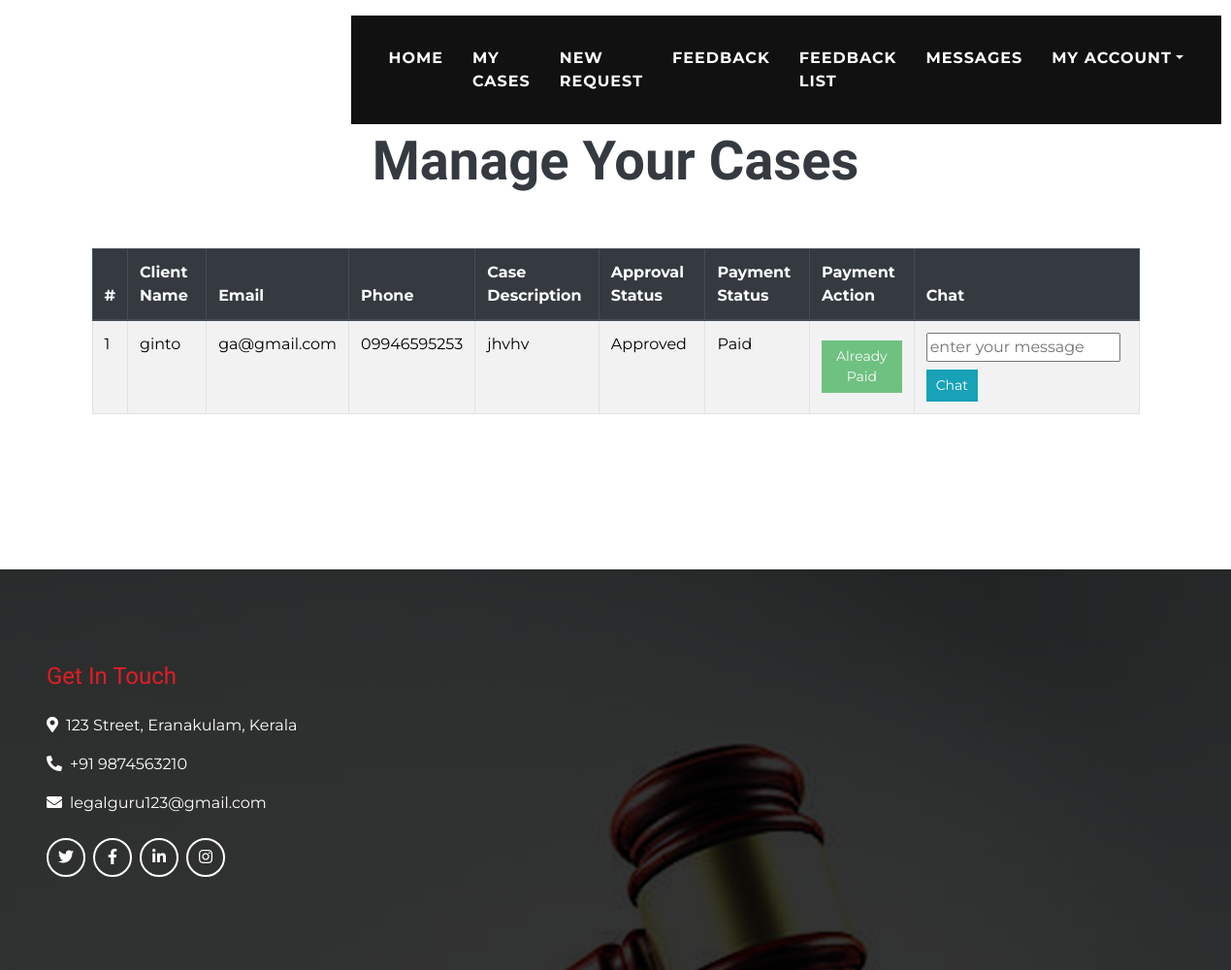
The app's page /client/clientcaselist with its own data.
### home/models.py (models this page shows, shortened)
class CaseRequest(models.Model):
    req_id = models.AutoField(primary_key=True)
    lawyer = models.ForeignKey(AdvocateRegistration,on_delete=models.CASCADE)
    name = models.CharField(max_length=50)
    email = models.EmailField(max_length=50)
    phone = models.CharField(max_length=11)
    case_des = models.TextField()
    approval = models.CharField(max_length=50, choices=[('Approved', 'Approved'), ('Pending', 'Pending'), ('Rejected', 'Rejected')], default='Pending')
    cust_approval = models.CharField(max_length=50, choices=[('Approved', 'Approved'), ('Pending', 'Pending'), ('Rejected', 'Rejected')], default='Pending')
    payment_approval = models.CharField(max_length=50, choices=[('Paid', 'Paid'), ('Unpaid', 'Unpaid')], default='Unpaid')

### client/views.py (the view)
# urls.py: path('clientcaselist',views.clientcaselist,name='clientcaselist'),
def clientcaselist(request):
    cases = CaseRequest.objects.all()
    return render(request, 'clientcaselist.html', {'cases': cases})

### templates/clientcaselist.html (shortened to what this page needs)
{% extends "clientbase.html" %}
{% load static %}
{% block content %}
<div class="container py-5">
    <div class="d-flex flex-column text-center mb-5">
        <h4 class="text-primary font-weight-bold">Case List</h4>
        <h4 class="display-4 font-weight-bold">Manage Your Cases</h4>
    </div>
    <table class="table table-striped table-bordered">
        <thead class="thead-dark">
        <tr>
            <th>#</th>
            <th>Client Name</th>
            <th>Email</th>
            <th>Phone</th>
            <th>Case Description</th>
            <th>Approval Status</th>
            <th>Payment Status</th>
            <th>Payment Action</th>
            <th>Chat</th>
        </tr>
        </thead>
        <tbody>
        {% for case in cases %}
        <tr>
            <td>{{ case.req_id }}</td>
            <td>{{ case.name }}</td>
            <td>{{ case.email }}</td>
            <td>{{ case.phone }}</td>
            <td>{{ case.case_des }}</td>
            <td>{{ case.approval }}</td>
            <td>{{ case.payment_approval }}</td>
            <td>
                {% if case.payment_approval == 'Unpaid' %}
                <form method="POST" action="{% url 'payment_page' case.req_id %}">
                    {% csrf_token %}
                    <button type="submit" class="btn btn-sm btn-primary mt-2">Mark as Paid</button>
                </form>
                {% else %}
                <button type="button" class="btn btn-sm btn-success mt-2" disabled>Already Paid</button>
                {% endif %}
            </td>
            <td>
                {% if case.approval == 'Approved' %}
                <form action="{% url 'send_message' case.req_id %}" method="post">
                     <input type="text" name="message" placeholder="enter your message">
                <button type="submit" class="btn btn-sm btn-info mt-2" >Chat</button>
                </form>
                {% else %}
                <button type="button" class="btn btn-sm btn-secondary mt-2" disabled>Pending Approval</button>
                {% endif %}
            </td>
        </tr>
        {% empty %}
        <tr>
            <td colspan="9" class="text-center">No cases found.</td>
        </tr>
        {% endfor %}
        </tbody>
    </table>
</div>
{% endblock %}

### records on screen
CaseRequest: req_id "1", name "ginto", email "ga@gmail.com", phone "09946595253", case_des "jhvhv", approval "Approved", payment_approval "Paid", shows "Already Paid"
